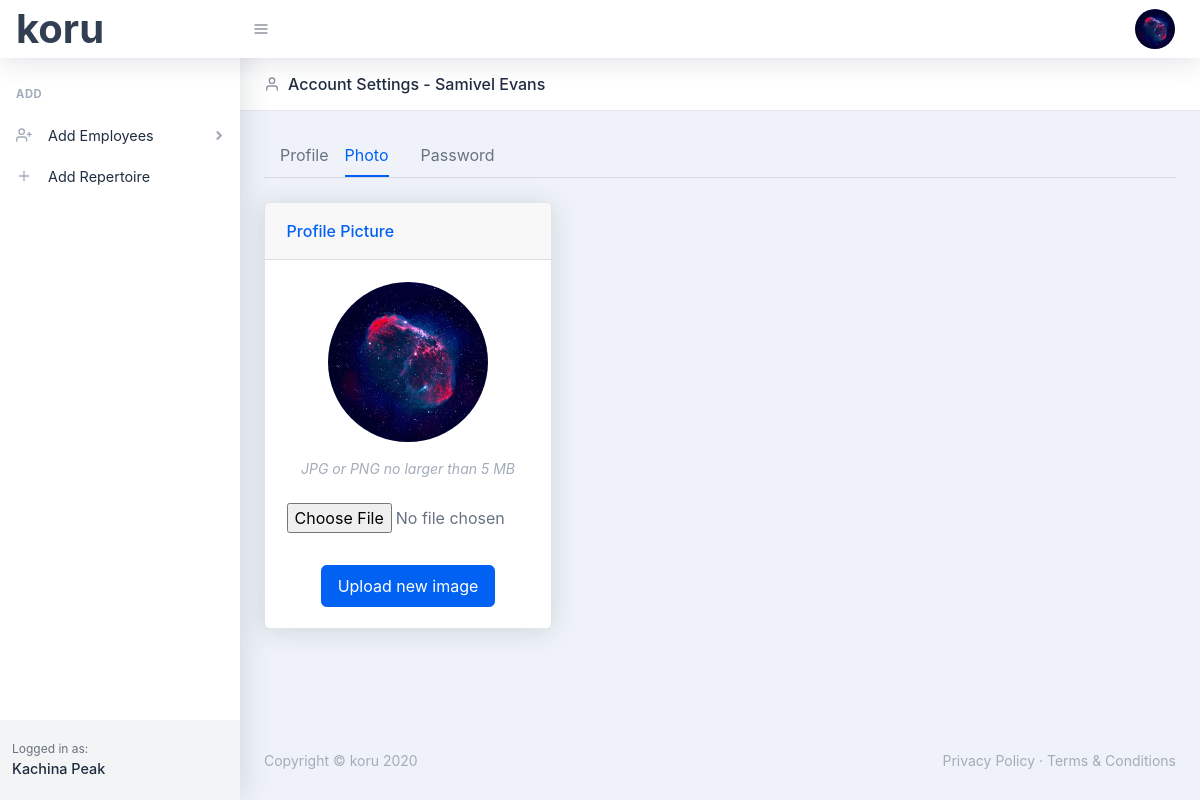
/account-photo (signed in), run on the app's committed database.
### koru/models.py (models this page shows, shortened)
class User(db.Model, UserMixin):
    id = db.Column(db.Integer, primary_key=True)
    first_name = db.Column(db.String(30), nullable=False)
    last_name = db.Column(db.String(30), nullable=False)
    company_name = db.Column(db.String(60), nullable=False)
    email = db.Column(db.String(60), unique=True, nullable=False)
    image_file = db.Column(db.String(20), nullable=False, default='default.png')
    password = db.Column(db.String(60), nullable=False)
    dancers = db.relationship('Dancer', backref='company', lazy=True)

### koru/routes.py (the view)
@app.route('/account-photo', methods=['GET', 'POST'])
@login_required
def account_photo():
    image_file = url_for('static', filename='images/profile_pics/' + current_user.image_file)
    form = UpdatePhoto()
    if form.validate_on_submit():
        new_photo = save_photo(form.photo.data, str(current_user.id))
        current_user.image_file = new_photo
        db.session.commit()
        flash('Profile pic updated', 'success')
        return redirect(url_for('account_photo'))
    return render_template('account-photo.html', image_file=image_file, form=form, title='Account photo')

### koru/forms.py
class UpdatePhoto(FlaskForm):
    photo = FileField('Upload new image', validators=[FileAllowed(['jpg', 'png']), DataRequired()])
    submit = SubmitField('Upload new image')

### koru/models.py (called while the page is built)
@login_manager.user_loader
def load_user(user_id):
    return User.query.get(int(user_id))

### koru/templates/account-photo.html (shortened to what this page needs)
{% extends "layout.html" %}
{% block header %}
<header class="page-header page-header-compact page-header-light border-bottom bg-white mb-4">
    <div class="container-fluid">
        <div class="page-header-content">
            <div class="row align-items-center justify-content-between pt-3">
                <div class="col-auto mb-3">
                    <h1 class="page-header-title">
                        <div class="page-header-icon"><i data-feather="user"></i></div>
                        Account Settings - {{ current_user.first_name }} {{ current_user.last_name }}
                    </h1>
                </div>
            </div>
        </div>
    </div>
</header>
{% endblock %}
{% block main %}
<div class="container mt-4">
    <nav class="nav nav-borders">
        <a class="nav-link" href="{{ url_for('account') }}">Profile</a>
        <a class="nav-link active ml-0" href="{{ url_for('account_photo') }}">Photo</a>
        <a class="nav-link" href="">Password</a>
    </nav>
    <hr class="mt-0 mb-4" />
    <div class="row">
        <div class="col-xl-4">
            <div class="card">
                <div class="card-header">Profile Picture</div>
                <div class="card-body text-center">
                    <img class="img-account-profile rounded-circle mb-3" src="{{ image_file }}" alt="" />
                    <div class="small font-italic text-muted mb-4">JPG or PNG no larger than 5 MB</div>
                    <form method="POST" action="" enctype="multipart/form-data">
                        {{ form.photo(class="form-control-file mb-2")}}
                        {{ form.submit(class="btn btn-primary mt-4") }}
                    </form>
                </div>
            </div>
        </div>
    </div>
</div>
{% endblock %}

### koru/templates/layout.html (shortened to what this page needs)
<!DOCTYPE html>
<html lang="en">
    <head>
        <link href="../static/css/styles.css" rel="stylesheet" />
    </head>
    <body class="nav-fixed">
        <nav class="topnav navbar navbar-expand shadow navbar-light bg-white" id="sidenavAccordion">
            <a class="navbar-brand" style="font-size: 40px;" href="{{ url_for('index') }}">koru</a>
            <button class="btn btn-icon btn-transparent-dark order-1 order-lg-0 mr-lg-2" id="sidebarToggle" href="#"><i data-feather="menu"></i></button>
            <ul class="navbar-nav align-items-center ml-auto">
                {% if current_user.is_authenticated %}
                <li class="nav-item dropdown no-caret mr-2 dropdown-user">
                    <a class="btn btn-icon btn-transparent-dark dropdown-toggle" id="navbarDropdownUserImage" href="javascript:void(0);" role="button" data-toggle="dropdown" aria-haspopup="true" aria-expanded="false"><img class="img-fluid" src="../static/images/profile_pics/{{ current_user.image_file }}" /></a>
                </li>
                {% else %}
                <a class="nav-link" href="{{ url_for('register') }}">Register</a>
                <a class="nav-link" href="{{ url_for('login') }}">Login</a>
                {% endif %}
            </ul>
        </nav>
        <div id="layoutSidenav">
            <div id="layoutSidenav_nav">
                <nav class="sidenav shadow-right sidenav-light">
                    <div class="sidenav-menu">
                        <div class="nav accordion" id="accordionSidenav">
                            <div class="sidenav-menu-heading">Add</div>
                            <a class="nav-link collapsed" href="javascript:void(0);" data-toggle="collapse" data-target="#collapseDashboards" aria-expanded="false" aria-controls="collapseDashboards">
                                <div class="nav-link-icon"><i data-feather="user-plus"></i></div>
                                Add Employees
                                <div class="sidenav-collapse-arrow"><i class="fas fa-angle-down"></i></div>
                            </a>
                            <a class="nav-link" href="charts.html">
                                <div class="nav-link-icon"><i data-feather="plus"></i></div>
                                Add Repertoire
                            </a>
                        </div>
                    </div>
                    <div class="sidenav-footer">
                        <div class="sidenav-footer-content">
                            <div class="sidenav-footer-subtitle">Logged in as:</div>
                            <div class="sidenav-footer-title">{{ current_user.company_name }}</div>
                        </div>
                    </div>
                </nav>
            </div>
            <div id="layoutSidenav_content">
                <main>
                    {% block header %} {% endblock %}
                        {% block main %} {% endblock %}
                </main>
                <footer class="footer mt-auto footer-light">
                    <div class="container-fluid">
                        <div class="row">
                            <div class="col-md-6 small">Copyright &copy; koru 2020</div>
                            <div class="col-md-6 text-md-right small">
                                <a href="#!">Privacy Policy</a>
                                &middot;
                                <a href="#!">Terms &amp; Conditions</a>
                            </div>
                        </div>
                    </div>
                </footer>
            </div>
        </div>
    </body>
</html>

### data on the page
User: image_file (picture), company_name "Kachina Peak", first_name "Samivel", last_name "Evans"
